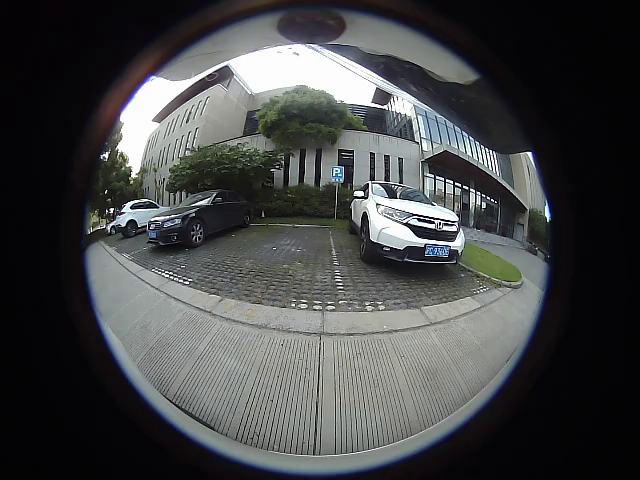
//> input picture fisheyestitcher_dwx/version_0/data/im0.png, 640 x 480 px, given in place of the camera
$ ./fisheye_camera_stitcher   (built with g++ and OpenCV 4)
//> lines starting //> are read from the running program, lines starting //| are printed output that depends on the picture; after the words box and inside, x2 and y2 are one past the last pixel; in counts of white or black regions, pixels touching at a corner belong together
#include <iostream>
#include <fstream>
#include <string>

#include <opencv2/opencv.hpp>
#include <opencv2/core/core.hpp>
#include <opencv2/highgui/highgui.hpp>
#include <opencv2/imgcodecs.hpp>
#include <opencv2/imgproc.hpp>
#include <opencv2/calib3d.hpp> // for findHomograph


using namespace std;
using namespace cv;


#define     MAX_FOVD      195.0f

#ifndef _MY_DEBUG_
#   define    _MY_DEBUG_     0
#endif

#ifndef _PROFILING_
#   define    _PROFILING_    0
#endif

//  多项式系数
#define    P1_    -7.5625e-17
#define    P2_     1.9589e-13
#define    P3_    -1.8547e-10
#define    P4_     6.1997e-08
#define    P5_    -6.9432e-05
#define    P6_     0.9976

/***************************************************************************************************
*
* Fisheye Unwarping 鱼眼展开
*   Unwarp source fisheye -> 360x180 equirectangular
*
***************************************************************************************************/
// [5 lines left out: function fish_unwarp, not called in this run]


/***************************************************************************************************
*
* Function: convert fisheye-vertical to equirectangular
*   (reference: Panotool)
*
***************************************************************************************************/
void
fish2Eqt( double x_dest, double  y_dest, double* x_src, double* y_src, double W_rad )
{
    double phi, theta, r, s;
    double v[3];
    phi   = x_dest / W_rad;
    theta = -y_dest / W_rad + CV_PI / 2;

    if (theta < 0)
    {
        theta = -theta;
        phi += CV_PI;
    }
    if (theta > CV_PI)
    {
        theta = CV_PI - (theta - CV_PI);
        phi += CV_PI;
    }

    s = sin(theta);
    v[0] = s * sin(phi);
    v[1] = cos(theta);
    r = sqrt(v[1] * v[1] + v[0] * v[0]);
    theta = W_rad * atan2(r, s * cos(phi));
    //
    *x_src = theta * v[0] / r;
    *y_src = theta * v[1] / r;

} /* fish2Eqt() */


/***************************************************************************************************
*
* Map 2D fisheye image to 2D projected sphere
*
***************************************************************************************************/
void
fish_2D_map( cv::Mat &map_x, cv::Mat &map_y, int Hs, int Ws, int Hd, int Wd, float in_fovd )
{
//> called with Hs = 1920, Ws = 1920, Hd = 1772, Wd = 3544, in_fovd = 195
    static double W_rad = Wd / (2 * CV_PI);
    double x_d, y_d; // dest
    double x_s, y_s; // source
    double w2  = (double)Wd / 2.0 - 0.5;
    double h2  = (double)Hd / 2.0 - 0.5;
    double ws2 = (double)Ws / 2.0 - 0.5;
    double hs2 = (double)Hs / 2.0 - 0.5;

    for (int y = 0; y < Hd; y++)
    {
        // y-coordinate in dest image relative to center
        y_d = (double)y - h2;
        for (int x = 0; x < Wd; x++)
        {
            x_d = (double)x - w2;
            // Convert fisheye coordinate to cartesian coordinate (equirectangular)
            fish2Eqt(x_d, y_d, &x_s, &y_s, W_rad);
            // Convert source cartesian coordinate to screen coordinate
            x_s += ws2;
            y_s += hs2;
            // Create map
            map_x.at<float>(y, x) = float(x_s);
            map_y.at<float>(y, x) = float(y_s);
        }
    }

} /* fish_2D_map() */


/***************************************************************************************************
*
* Mask creation for cropping image data inside the FOVD circle
*
***************************************************************************************************/
void
fish_mask_erect( int Ws, int Hs, float in_fovd, cv::Mat &cir_mask )
{
//> called with Ws = 1920, Hs = 1920, in_fovd = 195
    int wShift = int((Ws * (MAX_FOVD - in_fovd) / MAX_FOVD) / 2.0f);

    // Create Circular mask to crop the input W.R.T. FOVD
    int r = int(float(Ws) / 2.0f - wShift);
    circle(cir_mask, Point(int(Hs / 2), int(Ws / 2)), r, Scalar(255, 255, 255), -1, 8, 0); // fill circle with 0xFF
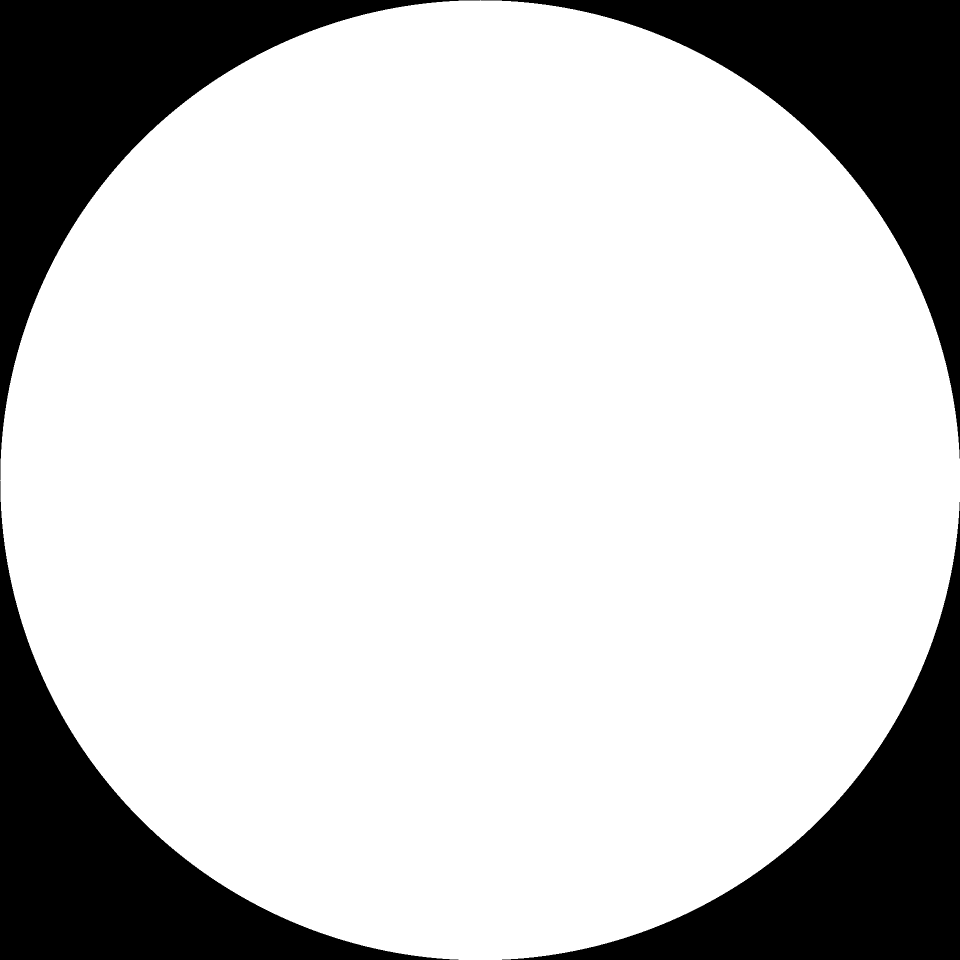
//> cir_mask: 1920 rows x 1920 cols, CV_8UC3 (shown at 1/2 size); 78.5% white; 4 black regions, box (x1, y1, x2, y2) and area: (0, 0, 960, 960) 198764, (961, 0, 1920, 917) 197804, (0, 961, 917, 1920) 197804, (1004, 1004, 1920, 1920) 196845

} /* fish_mask_erect() */


/***************************************************************************************************
*
* Rigid Moving Least Squares Interpolation
*
***************************************************************************************************/
// [5 lines left out: function fish_rmls_deform, not called in this run]


/***************************************************************************************************
*
* Fisheye Light Fall-off Compensation: Scale_Map Construction
*
***************************************************************************************************/
void
fish_compen_map( const int H, const int W, const cv::Mat &R_pf, cv::Mat &scale_map )
{
    int W_ = floor(W / 2);
    int H_ = floor(H / 2);

    // Create IV quadrant map
    Mat scale_map_quad_4 = Mat::zeros(H_, W_, R_pf.type());
    float da = R_pf.at<float>(0, W_ - 1);
    int x, y;
    float r, a, b;

    for (x = 0; x < W_; x++)
    {
        for (y = 0; y < H_; y++)
        {
            r = floor(sqrt(std::pow(x, 2) + std::pow(y, 2)));
            if (r >= (W_ - 1))
            {
                scale_map_quad_4.at<float>(y, x) = da;
            }
            else
            {
                a = R_pf.at<float>(0, r);
                if ((x < W_) && (y < H_)) // within boundaries
                    b = R_pf.at<float>(0, r + 1);
                else // on boundaries
                    b = R_pf.at<float>(0, r);
                scale_map_quad_4.at<float>(y, x) = (a + b) / 2.0f;
            }
        } // x()
    } // y()

    // Assume Optical Symmetry & Flip
    Mat scale_map_quad_1(scale_map_quad_4.size(), scale_map_quad_4.type());
    Mat scale_map_quad_2(scale_map_quad_4.size(), scale_map_quad_4.type());
    Mat scale_map_quad_3(scale_map_quad_4.size(), scale_map_quad_4.type());
    //
    cv::flip(scale_map_quad_4, scale_map_quad_1, 0); // quad I, up-down or around x-axis
    cv::flip(scale_map_quad_4, scale_map_quad_3, 1); // quad III, left-right or around y-axis
    cv::flip(scale_map_quad_1, scale_map_quad_2, 1); // quad II, up-down or around x-axis
    //
    Mat quad_21, quad_34;
    cv::hconcat(scale_map_quad_2, scale_map_quad_1, quad_21);
    cv::hconcat(scale_map_quad_3, scale_map_quad_4, quad_34);
    //
    cv::vconcat(quad_21, quad_34, scale_map);

} /* fisheye_compen_map() */


/***************************************************************************************************
*
* Fisheye Light Fall-off Compensation
*
***************************************************************************************************/
// [19 lines left out: function fish_lighFO_compen, not called in this run]


/***************************************************************************************************
*
* Common Preparation
*    Output:   map_x, map_y(unwarping)
*              cir_mask(circular crop)
*
***************************************************************************************************/
void
fish_common_init( cv::Mat &map_x, cv::Mat &map_y, cv::Mat &cir_mask, cv::Mat &scale_map, cv::Mat &mls_map_x,
                  cv::Mat &mls_map_y, int Hs, const int Ws, const int Hd, const int Wd, const float fovd )
{
    // Unwarp map_x, map_y, cir_mask
    fish_2D_map(map_x, map_y, Hs, Ws, Hd, Wd, fovd);

    // Create Circular mask to Crop the input W.R.T FOVD (mask all data outside the FOVD circle)
    fish_mask_erect(Ws, Hs, fovd, cir_mask);

    // Scale_Map Reconstruction for Fisheye Light Fall-off Compensation
    int H = Hs;
    int W = Ws;
    int W_ = W / 2;
    Mat x_coor = Mat::zeros(1, W_, CV_32F);
    Mat temp(x_coor.size(), x_coor.type());

    for (int i = 0; i < W_; i++)
    {
        x_coor.at<float>(0, i) = i;
    }

    //  R_pf = P1_ * (x_coor.^5.0) + P2_ * (x_coor.^4.0) + P3_ * (x_coor.^3.0) +
    //         P4_ * (x_coor.^2.0) + P5_ * x_coor + P6_;
    Mat R_pf = Mat::zeros(x_coor.size(), x_coor.type());
    cv::pow(x_coor, 5.0, temp);
    R_pf = R_pf + P1_ * temp;
    cv::pow(x_coor, 4.0, temp);
    R_pf = R_pf + P2_ * temp;
    cv::pow(x_coor, 3.0, temp);
    R_pf = R_pf + P3_ * temp;
    cv::pow(x_coor, 2.0, temp);
    R_pf = R_pf + P4_ * temp;
    R_pf = R_pf + P5_ * x_coor + P6_;
    //
    // PF_LUT
    cv::divide(1, R_pf, R_pf); //element-wise inverse

    // Generate Scale Map
    fish_compen_map(H, W, R_pf, scale_map);

    // Rigid MLS Interp2 grids
    //3840x1920 resolution (C200 video)
    cv::FileStorage fs("/home/neousys/duweixin/FisheyePro/fisheyestitcher_dwx/build/grid_xd_yd_3840x1920.yml.gz", FileStorage::READ);
    fs["Xd"] >> mls_map_x;
    fs["Yd"] >> mls_map_y;
    fs.release();

} /* fish_common_init() */


/***************************************************************************************************
*
* Adaptive Alignment: Norm XCorr
*    Input: Ref and Template images
*    Output: matchLoc (matching location)
*
***************************************************************************************************/
// [45 lines left out: function fish_norm_xcorr, not called in this run]


/***************************************************************************************************
*
* Construct Control Points for Affine2D estimation
*    Input: Matched Points in the template & ref
*    Output: movingPoints & fixedPoints
*
***************************************************************************************************/
// [39 lines left out: function fish_ctrl_points_construct, not called in this run]


/***************************************************************************************************
*
* Ramp Blending on the right patch
*
***************************************************************************************************/
// [34 lines left out: function fish_blend_right, not called in this run]


/***************************************************************************************************
*
* Ramp Blending on the left patch
*
***************************************************************************************************/
// [34 lines left out: function fish_blend_left, not called in this run]


/***************************************************************************************************
*
* Blending aligned images
*    Input: aligned images
*    Output: blended pano
*
***************************************************************************************************/
// [67 lines left out: function fish_blend, not called in this run]


/***************************************************************************************************
*
* Single frame stitch
*
****************************************************************************************************/
// [126 lines left out: function fish_stitch_one, not called in this run]

/***************************************************************************************************
*
* 获得方形图
*
***************************************************************************************************/


Mat GetSquareImage1( const cv::Mat& img, int target_width = 1024 )
{
    int width = img.cols,
       height = img.rows;

    Mat square = cv::Mat::zeros( target_width, target_width, img.type() );

    int max_dim = ( width >= height ) ? width : height;
    float scale = ( ( float ) target_width ) / max_dim;
    Rect roi;
    if ( width >= height )
    {
        roi.width = target_width;
        roi.x = 0;
        roi.height = height * scale;
        roi.y = (( target_width - roi.height ) / 2);
    }
    else
    {
        roi.y = 0;
        roi.height = target_width;
        roi.width = width * scale;
        roi.x = ( target_width - roi.width ) / 2;
    }

    cv::resize( img, square( roi ), roi.size() );

    return square;
}
Mat GetSquareImage2( const cv::Mat& img, int target_width = 1024 )
{
    int width = img.cols,
       height = img.rows;

    Mat square = cv::Mat::zeros( target_width, target_width, img.type() );

    int max_dim = ( width >= height ) ? width : height;
    float scale = ( ( float ) target_width ) / max_dim;
    Rect roi;
    if ( width >= height )
    {
        roi.width = target_width;
        roi.x = 0;
        roi.height = height * scale;
        roi.y = (( target_width - roi.height ) / 2);
    }
    else
    {
        roi.y = 0;
        roi.height = target_width;
        roi.width = width * scale;
        roi.x = ( target_width - roi.width ) / 2;
    }

    cv::resize( img, square( roi ), roi.size() );

    return square;
}

/***************************************************************************************************
*
* Main()
*
***************************************************************************************************/


int main(int argc,char* argv[])
{
/***************************************************************************************************
*
* 一个窗口显示两个摄像头
*
***************************************************************************************************/
    Mat frame1, frame2,ROIImage1, ROIImage2,mask1,mask2,gray_Image1, gray_Image2,  CutFrame1,  CutFrame2;

    float fovd = 195.0f;
    bool  disable_light_compen = 1;
    bool  disable_refine_align = 1;

    int W_in = 1920; // default: video 3840X1920

    Mat in_img, in_img_L, in_img_R;

    VideoCapture capture1(0);
	VideoCapture capture2(1);
	capture1.set(CV_CAP_PROP_FRAME_WIDTH, 1280);
	capture1.set(CV_CAP_PROP_FRAME_HEIGHT, 720);
	capture2.set(CV_CAP_PROP_FRAME_WIDTH, 1280);
	capture2.set(CV_CAP_PROP_FRAME_HEIGHT, 720);
	if (!capture1.isOpened())
	{
		cout << "Cam1 is not open!" << endl;
		return -1;
	}
	if (!capture2.isOpened())
	{
		cout << "Cam2 is not open!" << endl;
		return -1;
	}
	Mat frame3(1024,2048,CV_8UC3,Scalar(0,0,0));
    Mat temp_frame3(1920, 3840, frame3.type());

    //**************************************************************************
    // PreComputation
    //**************************************************************************
    in_img = temp_frame3;
    int Worg = in_img.size().width;
    int Horg = in_img.size().height;
    // Source image
    int Ws = int(Worg / 2);
    int Hs = Horg;
    // Destination pano
    int Wd = int(Ws * 360.0 / MAX_FOVD);
    int Hd = int(Wd / 2);
    //--------------------------------------------------------------------------
    // Initialization of all precomputed data
    //--------------------------------------------------------------------------
    Mat map_x(Hd, Wd, CV_32FC1);
    Mat map_y(Hd, Wd, CV_32FC1);
    Mat cir_mask(Hs, Ws, in_img.type());
    Mat scale_map(Hs, Ws, CV_32F);
    Mat mls_map_x, mls_map_y;
    //
    fish_common_init(map_x, map_y, cir_mask, scale_map, mls_map_x, mls_map_y, Hs, Ws, Hd, Wd, 195);
    //
    in_img.release();
    Mat pano;

    while (true)
	{
		capture1 >> frame1;
//> frame1 is the input picture: 480 rows x 640 cols, CV_8UC3; mean B, G, R 71.1, 70.2, 68.9
		capture2 >> frame2;

        CutFrame1 = frame1(Rect(118,0,frame1.cols - 256, frame1.rows));
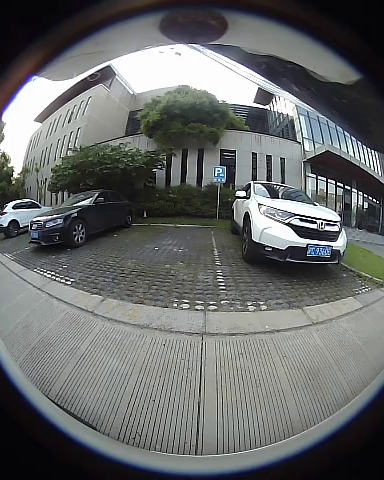
//> CutFrame1: 480 rows x 384 cols, CV_8UC3; mean B, G, R 105.7, 105.8, 103.5
        CutFrame2 = frame2(Rect(106,0,frame2.cols - 256, frame2.rows));
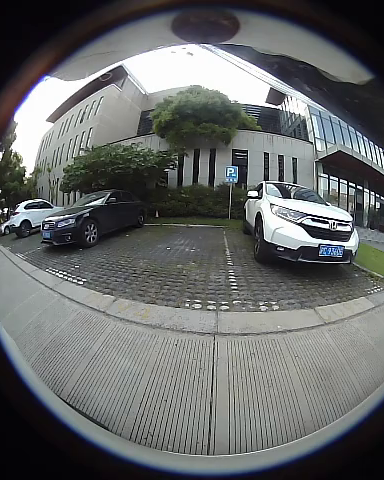
//> CutFrame2: 480 rows x 384 cols, CV_8UC3; mean B, G, R 105.5, 105.6, 103.3

        Mat res_CutFrame1(720, 1024, CutFrame1.type());
        resize(CutFrame1, res_CutFrame1, res_CutFrame1.size(), INTER_LINEAR);
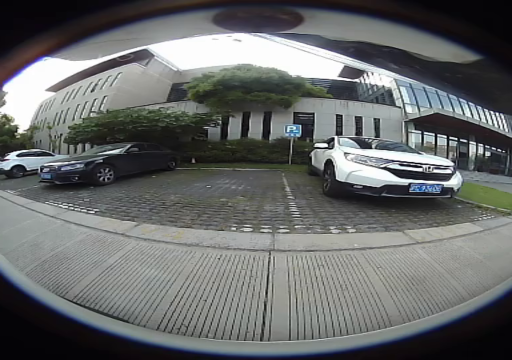
//> res_CutFrame1: 720 rows x 1024 cols, CV_8UC3 (shown at 1/2 size); mean B, G, R 105.6, 105.7, 103.4
        Mat res_CutFrame2(720, 1024, CutFrame2.type());
        resize(CutFrame2, res_CutFrame2, res_CutFrame2.size(), INTER_LINEAR);
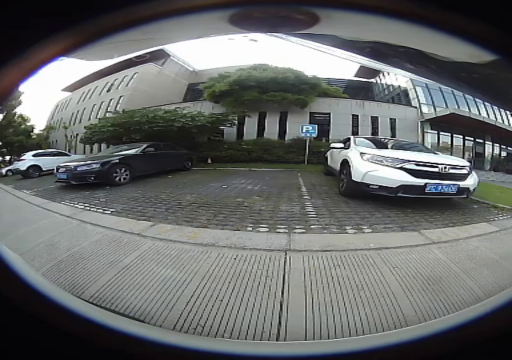
//> res_CutFrame2: 720 rows x 1024 cols, CV_8UC3 (shown at 1/2 size); mean B, G, R 105.4, 105.5, 103.2

        Mat rect_frame1 = GetSquareImage1(res_CutFrame1);
        Mat rect_frame2 = GetSquareImage2(res_CutFrame2);

        ROIImage1 = frame3(Rect(0,0,1024,1024));
		ROIImage2 = frame3(Rect(1024, 0, 1024, 1024));
		// imshow("【ROIImage1】", ROIImage1);
		// imshow("【ROIImage2】", ROIImage2);
		cvtColor(rect_frame1, gray_Image1,CV_RGB2GRAY);
		cvtColor(rect_frame2, gray_Image2, CV_RGB2GRAY);
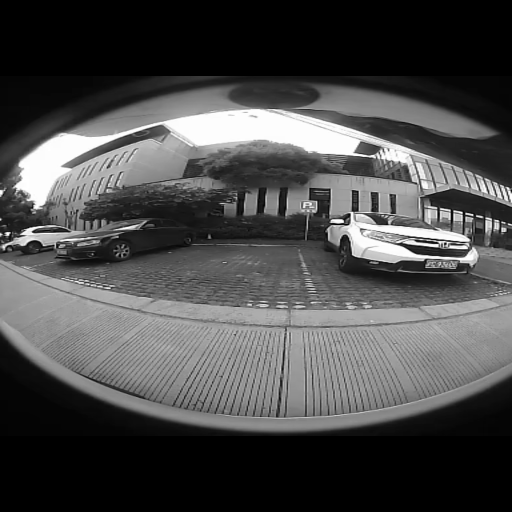
//> gray_Image2: 1024 rows x 1024 cols, CV_8UC1 (shown at 1/2 size); min 0, max 255, mean 74
		mask1 = gray_Image1;
		mask2 = gray_Image2;
		rect_frame1.copyTo(ROIImage1, mask1);
		rect_frame2.copyTo(ROIImage2, mask2);

        // imshow("【视频窗口一】", res_CutFrame1);
        // imshow("【视频窗口二】", res_CutFrame2);
        // resize frame3

        Mat res_frame3(1920, 3840, frame3.type());
        resize(frame3, res_frame3, res_frame3.size(), INTER_LINEAR);

        // //--------------------------------------------------------------------------
        // // Read frames and process
        // //--------------------------------------------------------------------------
        //     // Read input fisheye images
        // in_img = res_frame3;
        // in_img_L = in_img(Rect(0, 0, Worg / 2, Horg));        // left fisheye
        // in_img_R = in_img(Rect(Worg / 2, 0, Worg / 2, Horg)); // right fisheye
        //     // Stitch
        // fish_stitch_one(pano, in_img_L, in_img_R, cir_mask, scale_map, map_x, map_y,
        //     mls_map_x, mls_map_y, Hs, Ws, Hd, Wd, W_in, disable_light_compen, disable_refine_align);

        // Mat resize_pano(800,1600, pano.type());
        // resize(pano, resize_pano, resize_pano.size(), 0, 0, INTER_LINEAR);

        // // imwrite("/home/neousys/duweixin/FisheyePro/fisheyestitcher_dwx/output/*.jpg", frame3);

        // imshow("【总窗口】", resize_pano);
        // resize_pano.release();
        // waitKey(1);

        // tiaoshi :
        imshow("【frame1】", frame3);
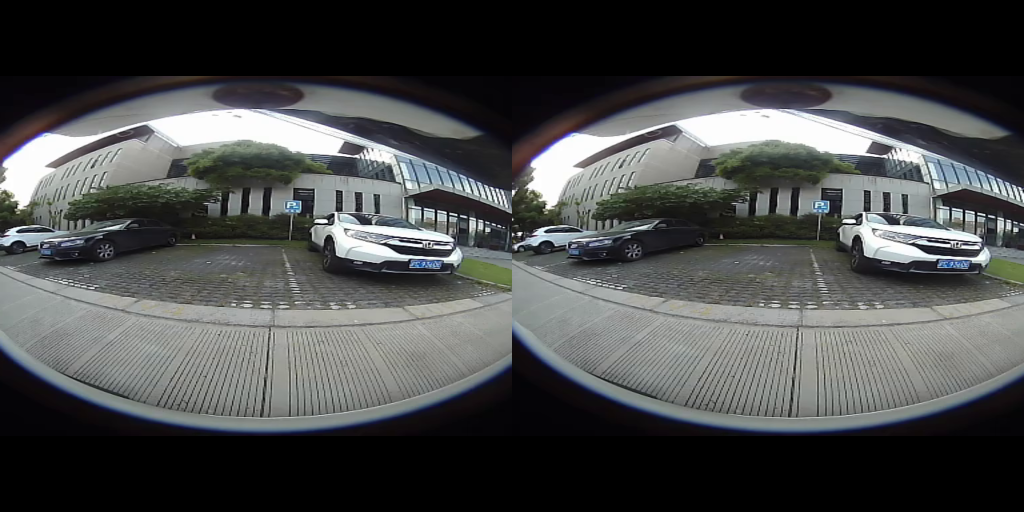
//> window '【frame1】': 1024 rows x 2048 cols, CV_8UC3 (shown at 1/2 size); mean B, G, R 74.2, 74.3, 72.6
        // imshow("【frame2】", rect_frame2);
        waitKey(2);
        imwrite("/home/neousys/duweixin/FisheyePro/fisheyestitcher_dwx/subset/pict_left.jpg", rect_frame1);
        imwrite("/home/neousys/duweixin/FisheyePro/fisheyestitcher_dwx/subset/pict_right.jpg", rect_frame2);
        imwrite("/home/neousys/duweixin/FisheyePro/fisheyestitcher_dwx/subset/frame3.jpg", frame3);
        // imwrite("/home/neousys/duweixin/FisheyePro/fisheyestitcher_dwx/subset/rect_frame2.jpg", rect_frame2);
        waitKey(1);

    }
    return 0;

}
